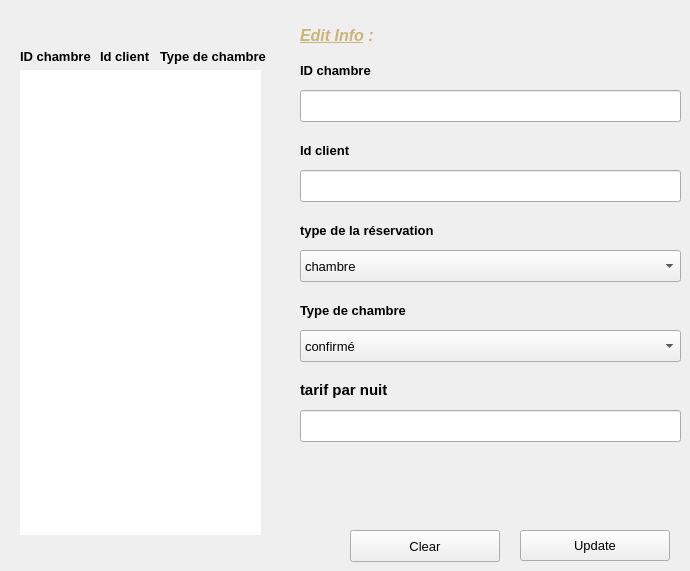
      <widget class="QWidget" name="tab_12">
       <attribute name="title">
        <string>modify</string>
       </attribute>
       <widget class="QLabel" name="label_91">
        <property name="geometry">
         <rect>
          <x>20</x>
          <y>40</y>
          <width>101</width>
          <height>34</height>
         </rect>
        </property>
        <property name="font">
         <font>
          <pointsize>10</pointsize>
          <bold>true</bold>
         </font>
        </property>
        <property name="styleSheet">
         <string notr="true">#label_26
{
	color:white;
	background:#11110E;
padding-left:10px;
}</string>
        </property>
        <property name="text">
         <string>&lt;html&gt;&lt;head/&gt;&lt;body&gt;&lt;p&gt;ID chambre&lt;/p&gt;&lt;/body&gt;&lt;/html&gt;</string>
        </property>
       </widget>
       <widget class="QLabel" name="label_92">
        <property name="geometry">
         <rect>
          <x>100</x>
          <y>40</y>
          <width>61</width>
          <height>34</height>
         </rect>
        </property>
        <property name="font">
         <font>
          <pointsize>10</pointsize>
          <bold>true</bold>
         </font>
        </property>
        <property name="styleSheet">
         <string notr="true">#label_27
{
	color:white;
	background:#11110E;
	padding-left:5px;
}</string>
        </property>
        <property name="text">
         <string>&lt;html&gt;&lt;head/&gt;&lt;body&gt;&lt;p&gt;Id client &lt;/p&gt;&lt;/body&gt;&lt;/html&gt;</string>
        </property>
       </widget>
       <widget class="QLabel" name="label_93">
        <property name="geometry">
         <rect>
          <x>160</x>
          <y>40</y>
          <width>111</width>
          <height>34</height>
         </rect>
        </property>
        <property name="font">
         <font>
          <pointsize>10</pointsize>
          <bold>true</bold>
         </font>
        </property>
        <property name="styleSheet">
         <string notr="true">#label_28
{
	color:white;
	background:#11110E;
	padding-left:3px;
}</string>
        </property>
        <property name="text">
         <string>&lt;html&gt;&lt;head/&gt;&lt;body&gt;&lt;p&gt;Type de chambre&lt;/p&gt;&lt;/body&gt;&lt;/html&gt;</string>
        </property>
       </widget>
       <widget class="QTableView" name="updateTableView_4">
        <property name="geometry">
         <rect>
          <x>20</x>
          <y>70</y>
          <width>241</width>
          <height>465</height>
         </rect>
        </property>
        <property name="sizePolicy">
         <sizepolicy hsizetype="Fixed" vsizetype="Fixed">
          <horstretch>0</horstretch>
          <verstretch>0</verstretch>
         </sizepolicy>
        </property>
        <property name="focusPolicy">
         <enum>Qt::FocusPolicy::NoFocus</enum>
        </property>
        <property name="autoFillBackground">
         <bool>false</bool>
        </property>
        <property name="frameShape">
         <enum>QFrame::Shape::NoFrame</enum>
        </property>
        <property name="horizontalScrollBarPolicy">
         <enum>Qt::ScrollBarPolicy::ScrollBarAlwaysOff</enum>
        </property>
        <property name="sizeAdjustPolicy">
         <enum>QAbstractScrollArea::SizeAdjustPolicy::AdjustIgnored</enum>
        </property>
        <property name="editTriggers">
         <set>QAbstractItemView::EditTrigger::NoEditTriggers</set>
        </property>
        <property name="tabKeyNavigation">
         <bool>false</bool>
        </property>
        <property name="showDropIndicator" stdset="0">
         <bool>false</bool>
        </property>
        <property name="dragDropOverwriteMode">
         <bool>false</bool>
        </property>
        <property name="alternatingRowColors">
         <bool>true</bool>
        </property>
        <property name="selectionMode">
         <enum>QAbstractItemView::SelectionMode::SingleSelection</enum>
        </property>
        <property name="selectionBehavior">
         <enum>QAbstractItemView::SelectionBehavior::SelectRows</enum>
        </property>
        <property name="textElideMode">
         <enum>Qt::TextElideMode::ElideNone</enum>
        </property>
        <property name="showGrid">
         <bool>false</bool>
        </property>
        <property name="gridStyle">
         <enum>Qt::PenStyle::NoPen</enum>
        </property>
        <property name="cornerButtonEnabled">
         <bool>false</bool>
        </property>
        <attribute name="horizontalHeaderVisible">
         <bool>false</bool>
        </attribute>
        <attribute name="horizontalHeaderMinimumSectionSize">
         <number>30</number>
        </attribute>
        <attribute name="horizontalHeaderDefaultSectionSize">
         <number>120</number>
        </attribute>
       </widget>
       <widget class="QLabel" name="label_94">
        <property name="geometry">
         <rect>
          <x>300</x>
          <y>20</y>
          <width>81</width>
          <height>31</height>
         </rect>
        </property>
        <property name="font">
         <font>
          <family>Arial</family>
          <pointsize>12</pointsize>
          <bold>true</bold>
         </font>
        </property>
        <property name="text">
         <string>&lt;html&gt;&lt;head/&gt;&lt;body&gt;&lt;p&gt;&lt;span style=&quot; font-style:italic; text-decoration: underline; color:#cbb479;&quot;&gt;Edit Info&lt;/span&gt;&lt;span style=&quot; font-style:italic; color:#cbb479;&quot;&gt; : &lt;/span&gt;&lt;/p&gt;&lt;/body&gt;&lt;/html&gt;</string>
        </property>
       </widget>
       <widget class="QLabel" name="id_64">
        <property name="geometry">
         <rect>
          <x>300</x>
          <y>60</y>
          <width>141</width>
          <height>21</height>
         </rect>
        </property>
        <property name="font">
         <font>
          <pointsize>10</pointsize>
          <bold>true</bold>
         </font>
        </property>
        <property name="text">
         <string>&lt;html&gt;&lt;head/&gt;&lt;body&gt;&lt;p&gt;ID chambre&lt;/p&gt;&lt;/body&gt;&lt;/html&gt;</string>
        </property>
       </widget>
       <widget class="QLineEdit" name="updateEmpName_7">
        <property name="geometry">
         <rect>
          <x>300</x>
          <y>90</y>
          <width>381</width>
          <height>32</height>
         </rect>
        </property>
        <property name="font">
         <font>
          <family>Arial</family>
          <pointsize>10</pointsize>
         </font>
        </property>
        <property name="styleSheet">
         <string notr="true"/>
        </property>
       </widget>
       <widget class="QLabel" name="id_65">
        <property name="geometry">
         <rect>
          <x>300</x>
          <y>140</y>
          <width>141</width>
          <height>21</height>
         </rect>
        </property>
        <property name="font">
         <font>
          <pointsize>10</pointsize>
          <bold>true</bold>
         </font>
        </property>
        <property name="text">
         <string>&lt;html&gt;&lt;head/&gt;&lt;body&gt;&lt;p&gt;Id client &lt;/p&gt;&lt;/body&gt;&lt;/html&gt;</string>
        </property>
       </widget>
       <widget class="QLineEdit" name="updateEmpName_8">
        <property name="geometry">
         <rect>
          <x>300</x>
          <y>170</y>
          <width>381</width>
          <height>32</height>
         </rect>
        </property>
        <property name="font">
         <font>
          <family>Arial</family>
          <pointsize>10</pointsize>
         </font>
        </property>
        <property name="styleSheet">
         <string notr="true"/>
        </property>
       </widget>
       <widget class="QLabel" name="id_68">
        <property name="geometry">
         <rect>
          <x>300</x>
          <y>380</y>
          <width>141</width>
          <height>21</height>
         </rect>
        </property>
        <property name="font">
         <font>
          <pointsize>10</pointsize>
          <bold>true</bold>
         </font>
        </property>
        <property name="text">
         <string>&lt;html&gt;&lt;head/&gt;&lt;body&gt;&lt;p&gt;&lt;span style=&quot; font-size:11pt;&quot;&gt;tarif par nuit&lt;/span&gt;&lt;/p&gt;&lt;/body&gt;&lt;/html&gt;</string>
        </property>
       </widget>
       <widget class="QLineEdit" name="updateEmpPhone_8">
        <property name="geometry">
         <rect>
          <x>300</x>
          <y>410</y>
          <width>381</width>
          <height>32</height>
         </rect>
        </property>
        <property name="font">
         <font>
          <family>Arial</family>
          <pointsize>10</pointsize>
         </font>
        </property>
        <property name="styleSheet">
         <string notr="true"/>
        </property>
       </widget>
       <widget class="QLabel" name="id_69">
        <property name="geometry">
         <rect>
          <x>300</x>
          <y>220</y>
          <width>141</width>
          <height>21</height>
         </rect>
        </property>
        <property name="font">
         <font>
          <pointsize>10</pointsize>
          <bold>true</bold>
         </font>
        </property>
        <property name="text">
         <string>&lt;html&gt;&lt;head/&gt;&lt;body&gt;&lt;p&gt;type de la réservation &lt;/p&gt;&lt;/body&gt;&lt;/html&gt;</string>
        </property>
       </widget>
       <widget class="QLabel" name="id_70">
        <property name="geometry">
         <rect>
          <x>300</x>
          <y>300</y>
          <width>141</width>
          <height>21</height>
         </rect>
        </property>
        <property name="font">
         <font>
          <pointsize>10</pointsize>
          <bold>true</bold>
         </font>
        </property>
        <property name="text">
         <string>&lt;html&gt;&lt;head/&gt;&lt;body&gt;&lt;p&gt;Type de chambre&lt;/p&gt;&lt;/body&gt;&lt;/html&gt;</string>
        </property>
       </widget>
       <widget class="QPushButton" name="pushButton_54">
        <property name="geometry">
         <rect>
          <x>350</x>
          <y>530</y>
          <width>150</width>
          <height>32</height>
         </rect>
        </property>
        <property name="font">
         <font>
          <pointsize>10</pointsize>
         </font>
        </property>
        <property name="cursor">
         <cursorShape>PointingHandCursor</cursorShape>
        </property>
        <property name="focusPolicy">
         <enum>Qt::FocusPolicy::TabFocus</enum>
        </property>
        <property name="styleSheet">
         <string notr="true">#pushButton_8
{
	background:#EC3245;
	border:none;
	color:white;
}

#pushButton_8:hover
{
	background:#2d2d2d;
	border:2px solid #EC3245;
	color:#EC3245;
}</string>
        </property>
        <property name="text">
         <string>Clear</string>
        </property>
       </widget>
       <widget class="QPushButton" name="pushButton_55">
        <property name="geometry">
         <rect>
          <x>520</x>
          <y>530</y>
          <width>150</width>
          <height>31</height>
         </rect>
        </property>
        <property name="font">
         <font>
          <pointsize>10</pointsize>
         </font>
        </property>
        <property name="cursor">
         <cursorShape>PointingHandCursor</cursorShape>
        </property>
        <property name="focusPolicy">
         <enum>Qt::FocusPolicy::TabFocus</enum>
        </property>
        <property name="styleSheet">
         <string notr="true">#pushButton_7
{
	background:#00855C;
	border:none;
	color:white;
}

#pushButton_7:hover
{
	background:#2D2D2D;
	border:2px solid #00855C;
	color:#00855C;
}</string>
        </property>
        <property name="text">
         <string>Update</string>
        </property>
       </widget>
       <widget class="QComboBox" name="empGender_9">
        <property name="geometry">
         <rect>
          <x>300</x>
          <y>250</y>
          <width>381</width>
          <height>32</height>
         </rect>
        </property>
        <property name="font">
         <font>
          <family>Arial</family>
          <pointsize>10</pointsize>
         </font>
        </property>
        <property name="styleSheet">
         <string notr="true">#empGender
{
	background:white;
	color:black;
	border:none;
	padding-left:6px;
}</string>
        </property>
        <item>
         <property name="text">
          <string>chambre</string>
         </property>
        </item>
        <item>
         <property name="text">
          <string>restaurant</string>
         </property>
        </item>
        <item>
         <property name="text">
          <string>parking</string>
         </property>
        </item>
       </widget>
       <widget class="QComboBox" name="empGender_10">
        <property name="geometry">
         <rect>
          <x>300</x>
          <y>330</y>
          <width>381</width>
          <height>32</height>
         </rect>
        </property>
        <property name="font">
         <font>
          <family>Arial</family>
          <pointsize>10</pointsize>
         </font>
        </property>
        <property name="styleSheet">
         <string notr="true">#empGender
{
	background:white;
	color:black;
	border:none;
	padding-left:6px;
}</string>
        </property>
        <item>
         <property name="text">
          <string>confirmé</string>
         </property>
        </item>
        <item>
         <property name="text">
          <string>en attente</string>
         </property>
        </item>
        <item>
         <property name="text">
          <string>annulée</string>
         </property>
        </item>
       </widget>
      </widget>
